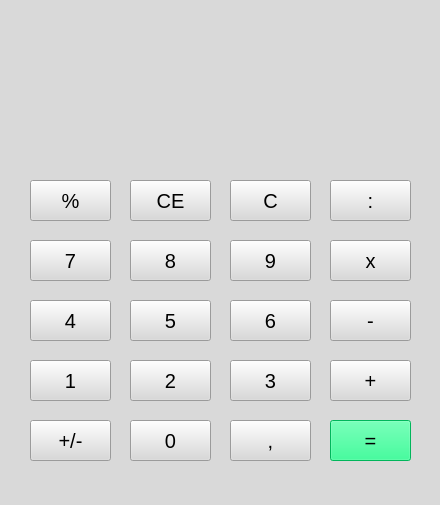
<?xml version="1.0" encoding="UTF-8"?>
<ui version="4.0">
 <class>MainWindow</class>
 <widget class="QMainWindow" name="MainWindow">
  <property name="geometry">
   <rect>
    <x>0</x>
    <y>0</y>
    <width>440</width>
    <height>505</height>
   </rect>
  </property>
  <property name="windowTitle">
   <string>Calculator</string>
  </property>
  <property name="styleSheet">
   <string notr="true">background-color: rgb(217, 217, 217);</string>
  </property>
  <widget class="QWidget" name="centralwidget">
   <widget class="QPushButton" name="pushButton">
    <property name="geometry">
     <rect>
      <x>30</x>
      <y>240</y>
      <width>81</width>
      <height>41</height>
     </rect>
    </property>
    <property name="font">
     <font>
      <pointsize>15</pointsize>
     </font>
    </property>
    <property name="text">
     <string>7</string>
    </property>
   </widget>
   <widget class="QPushButton" name="pushButton_2">
    <property name="geometry">
     <rect>
      <x>130</x>
      <y>240</y>
      <width>81</width>
      <height>41</height>
     </rect>
    </property>
    <property name="font">
     <font>
      <pointsize>15</pointsize>
     </font>
    </property>
    <property name="text">
     <string>8</string>
    </property>
   </widget>
   <widget class="QPushButton" name="pushButton_3">
    <property name="geometry">
     <rect>
      <x>130</x>
      <y>360</y>
      <width>81</width>
      <height>41</height>
     </rect>
    </property>
    <property name="font">
     <font>
      <pointsize>15</pointsize>
     </font>
    </property>
    <property name="text">
     <string>2</string>
    </property>
   </widget>
   <widget class="QPushButton" name="pushButton_4">
    <property name="geometry">
     <rect>
      <x>30</x>
      <y>420</y>
      <width>81</width>
      <height>41</height>
     </rect>
    </property>
    <property name="font">
     <font>
      <pointsize>15</pointsize>
     </font>
    </property>
    <property name="text">
     <string>+/-</string>
    </property>
   </widget>
   <widget class="QPushButton" name="pushButton_5">
    <property name="geometry">
     <rect>
      <x>230</x>
      <y>240</y>
      <width>81</width>
      <height>41</height>
     </rect>
    </property>
    <property name="font">
     <font>
      <pointsize>15</pointsize>
     </font>
    </property>
    <property name="text">
     <string>9</string>
    </property>
   </widget>
   <widget class="QPushButton" name="pushButton_6">
    <property name="geometry">
     <rect>
      <x>30</x>
      <y>300</y>
      <width>81</width>
      <height>41</height>
     </rect>
    </property>
    <property name="font">
     <font>
      <pointsize>15</pointsize>
     </font>
    </property>
    <property name="text">
     <string>4</string>
    </property>
   </widget>
   <widget class="QPushButton" name="pushButton_7">
    <property name="geometry">
     <rect>
      <x>130</x>
      <y>300</y>
      <width>81</width>
      <height>41</height>
     </rect>
    </property>
    <property name="font">
     <font>
      <pointsize>15</pointsize>
     </font>
    </property>
    <property name="text">
     <string>5</string>
    </property>
   </widget>
   <widget class="QPushButton" name="pushButton_8">
    <property name="geometry">
     <rect>
      <x>230</x>
      <y>300</y>
      <width>81</width>
      <height>41</height>
     </rect>
    </property>
    <property name="font">
     <font>
      <pointsize>15</pointsize>
     </font>
    </property>
    <property name="text">
     <string>6</string>
    </property>
   </widget>
   <widget class="QPushButton" name="pushButton_9">
    <property name="geometry">
     <rect>
      <x>230</x>
      <y>360</y>
      <width>81</width>
      <height>41</height>
     </rect>
    </property>
    <property name="font">
     <font>
      <pointsize>15</pointsize>
     </font>
    </property>
    <property name="text">
     <string>3</string>
    </property>
   </widget>
   <widget class="QPushButton" name="pushButton_10">
    <property name="geometry">
     <rect>
      <x>30</x>
      <y>360</y>
      <width>81</width>
      <height>41</height>
     </rect>
    </property>
    <property name="font">
     <font>
      <pointsize>15</pointsize>
     </font>
    </property>
    <property name="text">
     <string>1</string>
    </property>
   </widget>
   <widget class="QPushButton" name="pushButton_11">
    <property name="geometry">
     <rect>
      <x>130</x>
      <y>420</y>
      <width>81</width>
      <height>41</height>
     </rect>
    </property>
    <property name="font">
     <font>
      <pointsize>15</pointsize>
     </font>
    </property>
    <property name="text">
     <string>0</string>
    </property>
   </widget>
   <widget class="QPushButton" name="pushButton_12">
    <property name="geometry">
     <rect>
      <x>230</x>
      <y>420</y>
      <width>81</width>
      <height>41</height>
     </rect>
    </property>
    <property name="font">
     <font>
      <pointsize>15</pointsize>
     </font>
    </property>
    <property name="text">
     <string>,</string>
    </property>
   </widget>
   <widget class="QPushButton" name="pushButton_13">
    <property name="geometry">
     <rect>
      <x>330</x>
      <y>240</y>
      <width>81</width>
      <height>41</height>
     </rect>
    </property>
    <property name="font">
     <font>
      <pointsize>15</pointsize>
     </font>
    </property>
    <property name="text">
     <string>x</string>
    </property>
   </widget>
   <widget class="QPushButton" name="pushButton_14">
    <property name="geometry">
     <rect>
      <x>330</x>
      <y>300</y>
      <width>81</width>
      <height>41</height>
     </rect>
    </property>
    <property name="font">
     <font>
      <pointsize>15</pointsize>
     </font>
    </property>
    <property name="text">
     <string>-</string>
    </property>
   </widget>
   <widget class="QPushButton" name="pushButton_15">
    <property name="geometry">
     <rect>
      <x>330</x>
      <y>360</y>
      <width>81</width>
      <height>41</height>
     </rect>
    </property>
    <property name="font">
     <font>
      <pointsize>15</pointsize>
     </font>
    </property>
    <property name="text">
     <string>+</string>
    </property>
   </widget>
   <widget class="QPushButton" name="pushButton_16">
    <property name="geometry">
     <rect>
      <x>330</x>
      <y>420</y>
      <width>81</width>
      <height>41</height>
     </rect>
    </property>
    <property name="font">
     <font>
      <pointsize>15</pointsize>
     </font>
    </property>
    <property name="styleSheet">
     <string notr="true">background-color: rgb(0, 255, 127);</string>
    </property>
    <property name="text">
     <string>=</string>
    </property>
   </widget>
   <widget class="QPushButton" name="pushButton_17">
    <property name="geometry">
     <rect>
      <x>230</x>
      <y>180</y>
      <width>81</width>
      <height>41</height>
     </rect>
    </property>
    <property name="font">
     <font>
      <pointsize>15</pointsize>
     </font>
    </property>
    <property name="text">
     <string>C</string>
    </property>
   </widget>
   <widget class="QPushButton" name="pushButton_18">
    <property name="geometry">
     <rect>
      <x>130</x>
      <y>180</y>
      <width>81</width>
      <height>41</height>
     </rect>
    </property>
    <property name="font">
     <font>
      <pointsize>15</pointsize>
     </font>
    </property>
    <property name="text">
     <string>CE</string>
    </property>
   </widget>
   <widget class="QPushButton" name="pushButton_20">
    <property name="geometry">
     <rect>
      <x>330</x>
      <y>180</y>
      <width>81</width>
      <height>41</height>
     </rect>
    </property>
    <property name="font">
     <font>
      <pointsize>15</pointsize>
     </font>
    </property>
    <property name="text">
     <string>:</string>
    </property>
   </widget>
   <widget class="QPushButton" name="pushButton_21">
    <property name="geometry">
     <rect>
      <x>30</x>
      <y>180</y>
      <width>81</width>
      <height>41</height>
     </rect>
    </property>
    <property name="font">
     <font>
      <pointsize>15</pointsize>
     </font>
    </property>
    <property name="text">
     <string>%</string>
    </property>
   </widget>
  </widget>
  <widget class="QMenuBar" name="menubar">
   <property name="geometry">
    <rect>
     <x>0</x>
     <y>0</y>
     <width>440</width>
     <height>21</height>
    </rect>
   </property>
  </widget>
  <widget class="QStatusBar" name="statusbar"/>
 </widget>
 <resources/>
 <connections/>
</ui>
